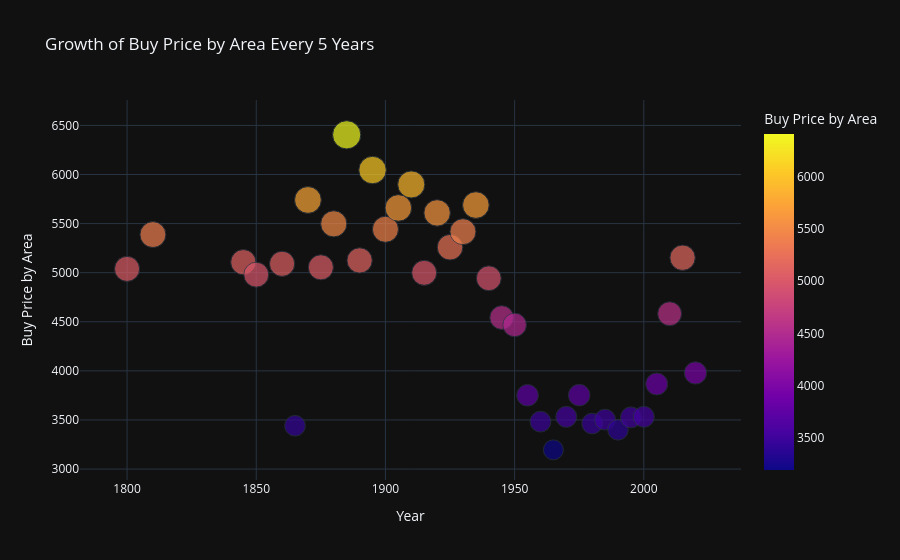

Here is the notebook cell this chart was saved with:
### Code cell
import plotly.express as px

def plot_price_growth(df):
    """
    Plot real estate price growth over 5-year bins without modifying original df.
    
    Parameters:
    -----------
    df : pd.DataFrame
        Must contain 'is_buy_price_known', 'buy_price_by_area', 'built_year' columns
    """
    # Create a copy to avoid modifying original
    df_filtered = df.copy()
    
    # Apply filters
    df_filtered = df_filtered[df_filtered['is_buy_price_known'] == True]
    df_filtered = df_filtered[['buy_price_by_area', 'built_year']].dropna()
    df_filtered = df_filtered[(df_filtered['built_year'] >= 1800) & 
                               (df_filtered['built_year'] <= 2020)]
    
    # Bin to 5-year intervals
    df_filtered['built_year'] = df_filtered['built_year'].apply(lambda x: x - x%5)
    
    # Aggregate
    growth = df_filtered.groupby('built_year').mean().reset_index()
    
    # Plot
    fig = px.scatter(
        growth, 
        x='built_year', 
        y='buy_price_by_area', 
        size='buy_price_by_area',
        color='buy_price_by_area',
        title='Growth of Buy Price by Area Every 5 Years',
        labels={'built_year': 'Year', 'buy_price_by_area': 'Buy Price by Area'},
        template='plotly_dark'
    )
    
    return fig

# Usage
fig = plot_price_growth(df)
fig.show()

# Original df is unchanged
print(df.shape)  # Same as before

### Figure 1 — Plotly figure (JSON) as saved in the notebook; plotly's stock layout.template omitted (floating-point values rounded to 4 significant figures)
{"data": [{"hovertemplate": "Year=%{x}<br>Buy Price by Area=%{marker.color}<extra></extra>", "legendgroup": "", "marker": {"color": [5038.0, 5388.0, 5107.0, 4980.0, 5090.0, 3441.0, 5741.0, 5055.0, 5498.0, 6404.0, 5125.0, 6045.0, 5442.0, 5659.0, 5898.0, 4999.0, 5609.0, 5259.0, 5418.0, 5689.0, 4943.0, 4543.0, 4468.0, 3751.0, 3483.0, 3196.0, 3532.0, 3753.0, 3463.0, 3503.0, 3399.0, 3526.0, 3532.0, 3866.0, 4582.0, 5152.0, 3979.0], "coloraxis": "coloraxis", "size": [5038.0, 5388.0, 5107.0, 4980.0, 5090.0, 3441.0, 5741.0, 5055.0, 5498.0, 6404.0, 5125.0, 6045.0, 5442.0, 5659.0, 5898.0, 4999.0, 5609.0, 5259.0, 5418.0, 5689.0, 4943.0, 4543.0, 4468.0, 3751.0, 3483.0, 3196.0, 3532.0, 3753.0, 3463.0, 3503.0, 3399.0, 3526.0, 3532.0, 3866.0, 4582.0, 5152.0, 3979.0], "sizemode": "area", "sizeref": 16.01, "symbol": "circle"}, "mode": "markers", "name": "", "orientation": "v", "showlegend": false, "type": "scatter", "x": [1800.0, 1810.0, 1845.0, 1850.0, 1860.0, 1865.0, 1870.0, 1875.0, 1880.0, 1885.0, 1890.0, 1895.0, 1900.0, 1905.0, 1910.0, 1915.0, 1920.0, 1925.0, 1930.0, 1935.0, 1940.0, 1945.0, 1950.0, 1955.0, 1960.0, 1965.0, 1970.0, 1975.0, 1980.0, 1985.0, 1990.0, 1995.0, 2000.0, 2005.0, 2010.0, 2015.0, 2020.0], "xaxis": "x", "y": [5038.0, 5388.0, 5107.0, 4980.0, 5090.0, 3441.0, 5741.0, 5055.0, 5498.0, 6404.0, 5125.0, 6045.0, 5442.0, 5659.0, 5898.0, 4999.0, 5609.0, 5259.0, 5418.0, 5689.0, 4943.0, 4543.0, 4468.0, 3751.0, 3483.0, 3196.0, 3532.0, 3753.0, 3463.0, 3503.0, 3399.0, 3526.0, 3532.0, 3866.0, 4582.0, 5152.0, 3979.0], "yaxis": "y"}], "layout": {"coloraxis": {"colorbar": {"title": {"text": "Buy Price by Area"}}, "colorscale": [[0, "#0d0887"], [0.1111, "#46039f"], [0.2222, "#7201a8"], [0.3333, "#9c179e"], [0.4444, "#bd3786"], [0.5556, "#d8576b"], [0.6667, "#ed7953"], [0.7778, "#fb9f3a"], [0.8889, "#fdca26"], [1, "#f0f921"]]}, "legend": {"itemsizing": "constant", "tracegroupgap": 0}, "title": {"text": "Growth of Buy Price by Area Every 5 Years"}, "xaxis": {"anchor": "y", "domain": [0, 1], "title": {"text": "Year"}}, "yaxis": {"anchor": "x", "domain": [0, 1], "title": {"text": "Buy Price by Area"}}}}
